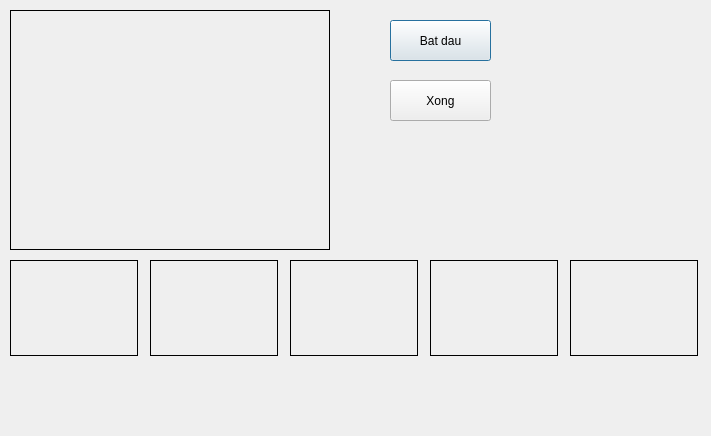
<?xml version="1.0" encoding="UTF-8"?>
<ui version="4.0">
    <class>newDialog</class>
    <widget class="QDialog" name="newDialog">
        <property name="geometry">
            <rect>
                <x>0</x>
                <y>0</y>
                <width>711</width>
                <height>436</height>
            </rect>
        </property>
        <property name="windowTitle">
            <string>Dialog</string>
        </property>
        <widget class="QPushButton" name="bt_sample_start">
            <property name="geometry">
                <rect>
                    <x>390</x>
                    <y>20</y>
                    <width>101</width>
                    <height>41</height>
                </rect>
            </property>
            <property name="text">
                <string>Bat dau</string>
            </property>
        </widget>
        <widget class="QLabel" name="vid_sample_camera">
            <property name="geometry">
                <rect>
                    <x>10</x>
                    <y>10</y>
                    <width>320</width>
                    <height>240</height>
                </rect>
            </property>
            <property name="frameShape">
                <enum>QFrame::Box</enum>
            </property>
            <property name="text">
                <string/>
            </property>
        </widget>
        <widget class="QLabel" name="imSample1">
            <property name="geometry">
                <rect>
                    <x>10</x>
                    <y>260</y>
                    <width>128</width>
                    <height>96</height>
                </rect>
            </property>
            <property name="frameShape">
                <enum>QFrame::Box</enum>
            </property>
            <property name="text">
                <string/>
            </property>
        </widget>
        <widget class="QLabel" name="imSample2">
            <property name="geometry">
                <rect>
                    <x>150</x>
                    <y>260</y>
                    <width>128</width>
                    <height>96</height>
                </rect>
            </property>
            <property name="frameShape">
                <enum>QFrame::Box</enum>
            </property>
            <property name="text">
                <string/>
            </property>
        </widget>
        <widget class="QLabel" name="imSample3">
            <property name="geometry">
                <rect>
                    <x>290</x>
                    <y>260</y>
                    <width>128</width>
                    <height>96</height>
                </rect>
            </property>
            <property name="frameShape">
                <enum>QFrame::Box</enum>
            </property>
            <property name="text">
                <string/>
            </property>
        </widget>
        <widget class="QLabel" name="imSample4">
            <property name="geometry">
                <rect>
                    <x>430</x>
                    <y>260</y>
                    <width>128</width>
                    <height>96</height>
                </rect>
            </property>
            <property name="frameShape">
                <enum>QFrame::Box</enum>
            </property>
            <property name="text">
                <string/>
            </property>
        </widget>
        <widget class="QLabel" name="imSample5">
            <property name="geometry">
                <rect>
                    <x>570</x>
                    <y>260</y>
                    <width>128</width>
                    <height>96</height>
                </rect>
            </property>
            <property name="frameShape">
                <enum>QFrame::Box</enum>
            </property>
            <property name="text">
                <string/>
            </property>
        </widget>
        <widget class="QPushButton" name="btDone">
            <property name="geometry">
                <rect>
                    <x>390</x>
                    <y>80</y>
                    <width>101</width>
                    <height>41</height>
                </rect>
            </property>
            <property name="text">
                <string>Xong</string>
            </property>
        </widget>
    </widget>
    <resources/>
    <connections/>
</ui>
